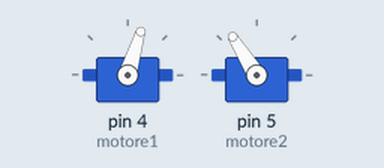
The sketch below on a simulated Arduino Uno, built with avr-gcc and run on an emulated ATmega328P. Shown: 2 × servo. At 7.2 s the program stops and its outputs stay as they are.

Above: at 0.1 s.
At 3.7 s:
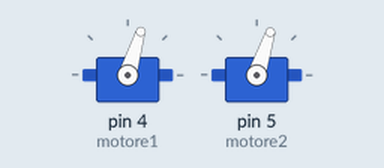
At 7.3 s:
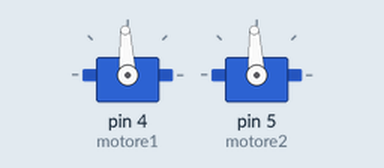
Timing chart, 0 to 8.7 s (numbered marks = the images above):
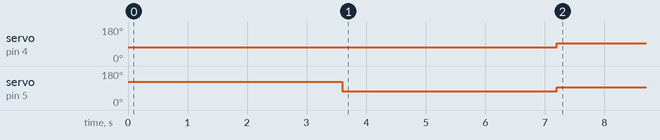

Measured:
- by itself, servo on pin 4 (motore1): 73° → 93° at 7.2 s
- by itself, servo on pin 5 (motore2): 122° → 72° at 3.6 s, → 93° 3.6 s later

The sketch:

Motor.ino
```cpp
#include <Servo.h>
Servo motore1;  // Viene creato l'oggetto per il controllo del motore 1
Servo motore2;  // Viene creato l'oggetto per il controllo del motore 2
enum Dir { front, back ,left, right, v_stop };
void setup() {
  motore1.attach(4);  // left
  motore2.attach(5);  // right wheel
}
void drive_verichel (char direct, char angle_rad , char distance_cm )
{
  switch ( direct)
  {
    case front :
        motore1.writeMicroseconds(1300); //left foreward
        motore2.writeMicroseconds(1283);  //right backward
        delay(1800*distance_cm); // distance
        stop_function();
        break ;
    case back :
        motore1.writeMicroseconds(1300); //left turn around
        motore2.writeMicroseconds(1800);  //right backward
        delay(1800*angle_rad); // distance
        motore1.writeMicroseconds(1300); // left foreward
        motore2.writeMicroseconds(1283);  //right backward
        delay(1800*distance_cm); // distance
        stop_function();
        break ;
    case left :
        motore1.writeMicroseconds(1300); //left foreward
        motore2.writeMicroseconds(1800);  //right backward
        delay(1800*angle_rad); // angle
        stop_function();
        break ;
    case right :
        motore1.writeMicroseconds(1800); //left foreward
        motore2.writeMicroseconds(1300); //right backward
        delay(1800*angle_rad); // angle
        stop_function();
        break ;
    case v_stop:
       stop_function();
        break ;
  }
}
void stop_function()
{
        motore1.writeMicroseconds(1500); // left foreward
        motore2.writeMicroseconds(1500);  //right backward
}
void loop() {
  drive_verichel (1,  2,2);
  while (1);
}
```
